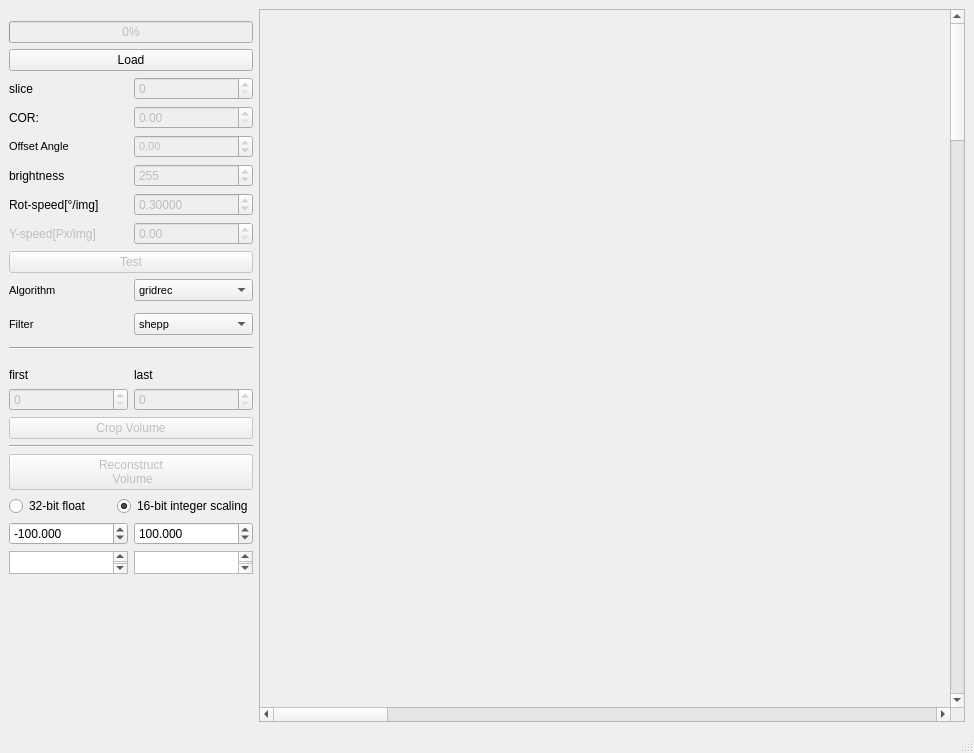
<?xml version="1.0" encoding="UTF-8"?>
<ui version="4.0">
 <class>MainWindow</class>
 <widget class="QMainWindow" name="MainWindow">
  <property name="geometry">
   <rect>
    <x>0</x>
    <y>0</y>
    <width>974</width>
    <height>753</height>
   </rect>
  </property>
  <property name="windowTitle">
   <string>MainWindow</string>
  </property>
  <widget class="QWidget" name="centralwidget">
   <layout class="QGridLayout" name="gridLayout">
    <item row="18" column="0" colspan="2">
     <widget class="Line" name="line_2">
      <property name="orientation">
       <enum>Qt::Horizontal</enum>
      </property>
     </widget>
    </item>
    <item row="22" column="1">
     <widget class="QSpinBox" name="spinBox_last">
      <property name="enabled">
       <bool>false</bool>
      </property>
      <property name="maximum">
       <number>999999</number>
      </property>
     </widget>
    </item>
    <item row="7" column="1">
     <widget class="QSpinBox" name="slice_number">
      <property name="enabled">
       <bool>false</bool>
      </property>
      <property name="maximum">
       <number>5000</number>
      </property>
      <property name="value">
       <number>0</number>
      </property>
     </widget>
    </item>
    <item row="5" column="0" rowspan="2" colspan="2">
     <widget class="QPushButton" name="pushLoad">
      <property name="text">
       <string>Load</string>
      </property>
     </widget>
    </item>
    <item row="16" column="0">
     <widget class="QLabel" name="label_16">
      <property name="font">
       <font>
        <pointsize>8</pointsize>
        <weight>50</weight>
        <bold>false</bold>
       </font>
      </property>
      <property name="text">
       <string>Filter</string>
      </property>
     </widget>
    </item>
    <item row="28" column="1">
     <widget class="QTextBrowser" name="max">
      <property name="maximumSize">
       <size>
        <width>119</width>
        <height>23</height>
       </size>
      </property>
     </widget>
    </item>
    <item row="28" column="0">
     <widget class="QTextBrowser" name="min">
      <property name="maximumSize">
       <size>
        <width>119</width>
        <height>23</height>
       </size>
      </property>
     </widget>
    </item>
    <item row="22" column="0">
     <widget class="QSpinBox" name="spinBox_first">
      <property name="enabled">
       <bool>false</bool>
      </property>
      <property name="maximum">
       <number>999999</number>
      </property>
     </widget>
    </item>
    <item row="21" column="1">
     <widget class="QLabel" name="label_6">
      <property name="text">
       <string>last</string>
      </property>
     </widget>
    </item>
    <item row="25" column="0" colspan="2">
     <widget class="QPushButton" name="pushReconstruct_all">
      <property name="enabled">
       <bool>false</bool>
      </property>
      <property name="text">
       <string>Reconstruct
 Volume</string>
      </property>
     </widget>
    </item>
    <item row="2" column="2" rowspan="29">
     <widget class="QScrollArea" name="scrollArea_3">
      <property name="enabled">
       <bool>true</bool>
      </property>
      <property name="sizePolicy">
       <sizepolicy hsizetype="Expanding" vsizetype="Expanding">
        <horstretch>0</horstretch>
        <verstretch>0</verstretch>
       </sizepolicy>
      </property>
      <property name="mouseTracking">
       <bool>true</bool>
      </property>
      <property name="layoutDirection">
       <enum>Qt::LeftToRight</enum>
      </property>
      <property name="autoFillBackground">
       <bool>false</bool>
      </property>
      <property name="verticalScrollBarPolicy">
       <enum>Qt::ScrollBarAlwaysOn</enum>
      </property>
      <property name="horizontalScrollBarPolicy">
       <enum>Qt::ScrollBarAlwaysOn</enum>
      </property>
      <property name="sizeAdjustPolicy">
       <enum>QAbstractScrollArea::AdjustIgnored</enum>
      </property>
      <property name="widgetResizable">
       <bool>true</bool>
      </property>
      <property name="alignment">
       <set>Qt::AlignCenter</set>
      </property>
      <widget class="QWidget" name="scrollAreaWidgetContents_3">
       <property name="geometry">
        <rect>
         <x>0</x>
         <y>0</y>
         <width>4022</width>
         <height>4022</height>
        </rect>
       </property>
       <layout class="QGridLayout" name="gridLayout_10">
        <item row="0" column="1">
         <widget class="QLabel" name="test_reco">
          <property name="sizePolicy">
           <sizepolicy hsizetype="MinimumExpanding" vsizetype="MinimumExpanding">
            <horstretch>0</horstretch>
            <verstretch>0</verstretch>
           </sizepolicy>
          </property>
          <property name="minimumSize">
           <size>
            <width>4000</width>
            <height>4000</height>
           </size>
          </property>
          <property name="maximumSize">
           <size>
            <width>5000</width>
            <height>5000</height>
           </size>
          </property>
          <property name="text">
           <string>test_reco</string>
          </property>
          <property name="alignment">
           <set>Qt::AlignCenter</set>
          </property>
         </widget>
        </item>
       </layout>
      </widget>
     </widget>
    </item>
    <item row="4" column="0" colspan="2">
     <widget class="QProgressBar" name="progressBar">
      <property name="enabled">
       <bool>false</bool>
      </property>
      <property name="value">
       <number>0</number>
      </property>
     </widget>
    </item>
    <item row="27" column="0">
     <widget class="QDoubleSpinBox" name="int_low">
      <property name="enabled">
       <bool>true</bool>
      </property>
      <property name="decimals">
       <number>3</number>
      </property>
      <property name="minimum">
       <double>-65535.000000000000000</double>
      </property>
      <property name="maximum">
       <double>65535.000000000000000</double>
      </property>
      <property name="value">
       <double>-100.000000000000000</double>
      </property>
     </widget>
    </item>
    <item row="27" column="1">
     <widget class="QDoubleSpinBox" name="int_high">
      <property name="decimals">
       <number>3</number>
      </property>
      <property name="minimum">
       <double>-65535.000000000000000</double>
      </property>
      <property name="maximum">
       <double>65535.000000000000000</double>
      </property>
      <property name="value">
       <double>100.000000000000000</double>
      </property>
     </widget>
    </item>
    <item row="9" column="0">
     <widget class="QLabel" name="label_9">
      <property name="font">
       <font>
        <pointsize>8</pointsize>
        <weight>50</weight>
        <bold>false</bold>
       </font>
      </property>
      <property name="text">
       <string>Offset Angle</string>
      </property>
     </widget>
    </item>
    <item row="9" column="1">
     <widget class="QDoubleSpinBox" name="Offset_Angle">
      <property name="enabled">
       <bool>false</bool>
      </property>
      <property name="font">
       <font>
        <pointsize>8</pointsize>
        <weight>50</weight>
        <bold>false</bold>
       </font>
      </property>
      <property name="alignment">
       <set>Qt::AlignLeading|Qt::AlignLeft|Qt::AlignVCenter</set>
      </property>
      <property name="minimum">
       <double>-360.000000000000000</double>
      </property>
      <property name="maximum">
       <double>360.000000000000000</double>
      </property>
     </widget>
    </item>
    <item row="14" column="0">
     <widget class="QLabel" name="label_15">
      <property name="font">
       <font>
        <pointsize>8</pointsize>
        <weight>50</weight>
        <bold>false</bold>
       </font>
      </property>
      <property name="text">
       <string>Algorithm</string>
      </property>
     </widget>
    </item>
    <item row="30" column="0">
     <spacer name="verticalSpacer">
      <property name="orientation">
       <enum>Qt::Vertical</enum>
      </property>
      <property name="sizeHint" stdset="0">
       <size>
        <width>20</width>
        <height>40</height>
       </size>
      </property>
     </spacer>
    </item>
    <item row="14" column="1">
     <widget class="QComboBox" name="algorithm_list">
      <property name="font">
       <font>
        <pointsize>8</pointsize>
        <weight>50</weight>
        <bold>false</bold>
       </font>
      </property>
      <item>
       <property name="text">
        <string>gridrec</string>
       </property>
      </item>
      <item>
       <property name="text">
        <string>art</string>
       </property>
      </item>
      <item>
       <property name="text">
        <string>bart</string>
       </property>
      </item>
      <item>
       <property name="text">
        <string>fbp</string>
       </property>
      </item>
      <item>
       <property name="text">
        <string>sirt</string>
       </property>
      </item>
      <item>
       <property name="text">
        <string>tv</string>
       </property>
      </item>
      <item>
       <property name="text">
        <string>grad</string>
       </property>
      </item>
      <item>
       <property name="text">
        <string>mlem</string>
       </property>
      </item>
      <item>
       <property name="text">
        <string>tikh</string>
       </property>
      </item>
      <item>
       <property name="text">
        <string>osem</string>
       </property>
      </item>
      <item>
       <property name="text">
        <string>pml_hybrid</string>
       </property>
      </item>
      <item>
       <property name="text">
        <string>pml_quad</string>
       </property>
      </item>
      <item>
       <property name="text">
        <string>ospml_hybrid</string>
       </property>
      </item>
      <item>
       <property name="text">
        <string>ospml_quad</string>
       </property>
      </item>
     </widget>
    </item>
    <item row="24" column="0" colspan="2">
     <widget class="Line" name="line">
      <property name="orientation">
       <enum>Qt::Horizontal</enum>
      </property>
     </widget>
    </item>
    <item row="21" column="0">
     <widget class="QLabel" name="label_5">
      <property name="text">
       <string>first</string>
      </property>
     </widget>
    </item>
    <item row="26" column="0" colspan="2">
     <layout class="QHBoxLayout" name="horizontalLayout_2">
      <item>
       <widget class="QRadioButton" name="radioButton_32bit_float">
        <property name="text">
         <string>32-bit float</string>
        </property>
       </widget>
      </item>
      <item>
       <widget class="QRadioButton" name="radioButton_16bit_integer">
        <property name="text">
         <string>16-bit integer scaling</string>
        </property>
        <property name="checked">
         <bool>true</bool>
        </property>
       </widget>
      </item>
     </layout>
    </item>
    <item row="13" column="0" colspan="2">
     <widget class="QPushButton" name="pushReconstruct">
      <property name="enabled">
       <bool>false</bool>
      </property>
      <property name="text">
       <string>Test</string>
      </property>
     </widget>
    </item>
    <item row="8" column="0">
     <widget class="QLabel" name="label_3">
      <property name="text">
       <string>COR:</string>
      </property>
     </widget>
    </item>
    <item row="7" column="0">
     <widget class="QLabel" name="label_2">
      <property name="text">
       <string>slice</string>
      </property>
     </widget>
    </item>
    <item row="10" column="1">
     <widget class="QSpinBox" name="brightness">
      <property name="enabled">
       <bool>false</bool>
      </property>
      <property name="maximum">
       <number>640000</number>
      </property>
      <property name="value">
       <number>255</number>
      </property>
     </widget>
    </item>
    <item row="11" column="0">
     <widget class="QLabel" name="label">
      <property name="text">
       <string>Rot-speed[°/img]</string>
      </property>
     </widget>
    </item>
    <item row="12" column="0">
     <widget class="QLabel" name="label_4">
      <property name="enabled">
       <bool>false</bool>
      </property>
      <property name="text">
       <string>Y-speed[Px/img]</string>
      </property>
     </widget>
    </item>
    <item row="11" column="1">
     <widget class="QDoubleSpinBox" name="speed_W">
      <property name="enabled">
       <bool>false</bool>
      </property>
      <property name="decimals">
       <number>5</number>
      </property>
      <property name="singleStep">
       <double>0.000100000000000</double>
      </property>
      <property name="value">
       <double>0.300000000000000</double>
      </property>
     </widget>
    </item>
    <item row="16" column="1">
     <widget class="QComboBox" name="filter_list">
      <property name="font">
       <font>
        <pointsize>8</pointsize>
        <weight>50</weight>
        <bold>false</bold>
       </font>
      </property>
      <item>
       <property name="text">
        <string>shepp</string>
       </property>
      </item>
      <item>
       <property name="text">
        <string>ramlak</string>
       </property>
      </item>
      <item>
       <property name="text">
        <string>hann</string>
       </property>
      </item>
      <item>
       <property name="text">
        <string>hamming</string>
       </property>
      </item>
      <item>
       <property name="text">
        <string>parzen</string>
       </property>
      </item>
      <item>
       <property name="text">
        <string>butterworth</string>
       </property>
      </item>
      <item>
       <property name="text">
        <string>cosine</string>
       </property>
      </item>
      <item>
       <property name="text">
        <string>none</string>
       </property>
      </item>
     </widget>
    </item>
    <item row="8" column="1">
     <widget class="QDoubleSpinBox" name="COR">
      <property name="enabled">
       <bool>false</bool>
      </property>
      <property name="font">
       <font>
        <weight>50</weight>
        <bold>false</bold>
       </font>
      </property>
      <property name="maximum">
       <double>5000.000000000000000</double>
      </property>
      <property name="singleStep">
       <double>0.250000000000000</double>
      </property>
      <property name="value">
       <double>0.000000000000000</double>
      </property>
     </widget>
    </item>
    <item row="12" column="1">
     <widget class="QDoubleSpinBox" name="speed_Y">
      <property name="enabled">
       <bool>false</bool>
      </property>
     </widget>
    </item>
    <item row="10" column="0">
     <widget class="QLabel" name="label_7">
      <property name="text">
       <string>brightness</string>
      </property>
     </widget>
    </item>
    <item row="23" column="0" colspan="2">
     <widget class="QPushButton" name="push_Crop_volume">
      <property name="enabled">
       <bool>false</bool>
      </property>
      <property name="text">
       <string>Crop Volume</string>
      </property>
     </widget>
    </item>
   </layout>
  </widget>
  <widget class="QMenuBar" name="menubar">
   <property name="geometry">
    <rect>
     <x>0</x>
     <y>0</y>
     <width>974</width>
     <height>26</height>
    </rect>
   </property>
  </widget>
  <widget class="QStatusBar" name="statusbar"/>
 </widget>
 <resources/>
 <connections/>
</ui>
